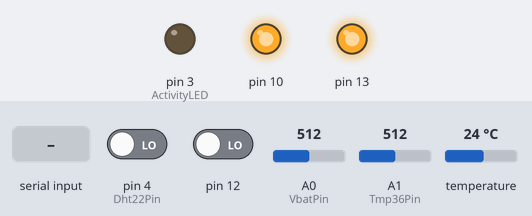
Bench run of a sketch on a simulated Arduino Uno, built with avr-gcc and run on an emulated ATmega328P. Shown: output pins drawn as LEDs (lit = HIGH). The test bench sets the inputs (shaded band); at power-on: pin 4 (Dht22Pin) LOW, pin 12 LOW, A0 (VbatPin) = 512, A1 (Tmp36Pin) = 512, temperature 24 °C. Pins used as bus, display or sensor lines are not drawn; what the sketch prints to the serial monitor is not drawn.

Above: at 3.2 s.
3.3 s: byte 80 ('P') received over Serial
At 3.7 s:
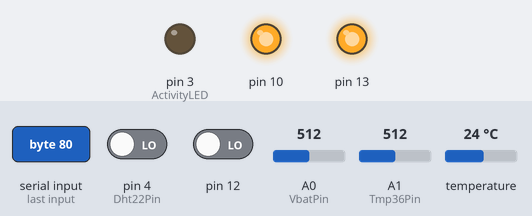
4.8 s: "?" received over Serial
At 5.02 s:
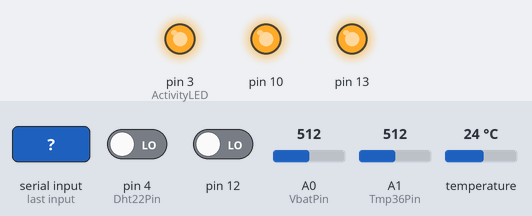
6.7 s: byte 65 ('A') received over Serial
At 8.1 s:
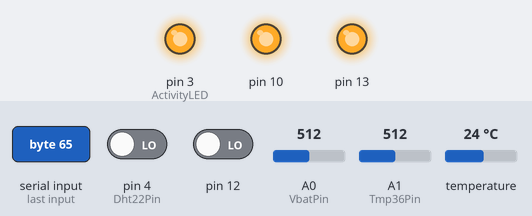
9.2 s: byte 97 ('a') received over Serial
At 11.8 s:
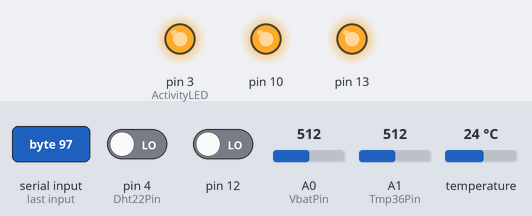
Timing chart, 0 to 13.2 s (numbered marks = the images above; inputs shaded):
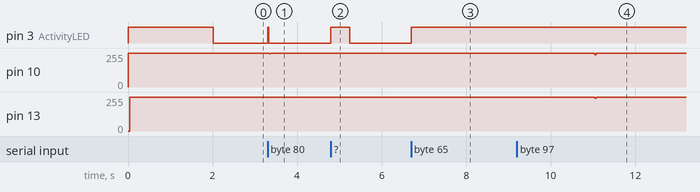

The sketch:

sketch.ino
```cpp
/*
  cmdMULTIsens sketch

*/


#include <avr/pgmspace.h>
#include "ChipTemp.h"

#include <VBAT.h>
#include <TMP36.h>
#include <DHT.h>
#include <OneWire.h>
#include <BMP183.h>

// Pins used for BMP183 via SPI
#define BMP183_CLK  13  // Clock
#define BMP183_SDO  12  // SPI Digital Out aka MISO
#define BMP183_SDI  11  // SPI Digital In aka MOSI
#define BMP183_CS   10  // ChipSelect pin

// An LED is connected to pin 3
#define ActivityLED 3

// measurement pin of DHT22 is connected to digital pin 4
#define Dht22Pin 4
#define DhtType DHT22
// number of samples to be averaged (not used!)
#define Dht22Samples 9

// measurement pin of the voltage measurement circuit is connected to analog pin 0
#define VbatPin A0
// number of samples to be averaged
#define VbatSamples 9

// measurement pin of TMP36 is connected to analog pin 1
#define Tmp36Pin A1
// number of samples to be averaged
#define Tmp36Samples 9

// measurement pin of DS18B20 is connected to pin 9
#define DS18Pin 9
// number of samples to be averaged
#define DS18Samples 9

// ATMEGA Chip is internal
// number of samples to be averaged
#define ATSamples 9

// Initialise DHT sensor: measurement pin, sensortype
DHT dht(Dht22Pin, DhtType);

// Initialise VBAT library: measurement pin, number of samples to average,
//        +V reference [V], R1 [Ohm], R2 [Ohm]
VBAT vbat(VbatPin, VbatSamples, 5.0, 99300.0,  9870.0);

// Initialise TMP36 library: measurement pin, number of samples to average, +V reference
TMP36 tmp36(Tmp36Pin, Tmp36Samples, 5.0);

// Initialise DS18B20 library: measurement pin, number of samples to average
//DS18B20 ds1w(DS18Pin, DS18Samples);
OneWire ds1w(DS18Pin);

// Initialise internal temperature
ChipTemp chipTemp(ATSamples);

// initialize with hardware SPI
//BMP183 bmp = BMP183(BMP183_CS);
// or initialize with software SPI and use any 4 pins
BMP183 bmp = BMP183(BMP183_CLK, BMP183_SDO, BMP183_SDI, BMP183_CS);

float h;  // used for calculating dewpoint
float t;  // used for calculating dewpoint
byte ds1w_addr[8];
byte ds1w_data[12];

int SerialRequestCounter;     // For debugging purposes

void setup()
{
  pinMode(ActivityLED, OUTPUT);     // An LED to signal activity
  digitalWrite(ActivityLED, HIGH);  // Turn the LED on during setup()
  Serial.begin(9600);               // Initialise serialport
  Serial.print("... ");

  tmp36.begin();                    // Initialise TMP36 sensor
  vbat.begin();                     // Initialise VBAT sensor
  dht.begin();                      // Initialise DHT22 sensor
  bmp.begin();                      // Initialise BMP183 sensor
  if ( !ds1w.search(ds1w_addr))
  {
    Serial.println("No sensor.");
  }

  delay(2000);                      // Wait 2s for all sensors to come online
  Serial.println(" cmdMULTIsens ready !");   // Print banner
  SerialRequestCounter = 0;         // For debugging purposes
  digitalWrite(ActivityLED, LOW);   // Turn off the LED at end of setup()
}

int serialRX()
{
  return Serial.read();             // read a byte from the serialbuffer
}

float readDSTemperature(void)
{
  //int cntSamples = 0;
  // int sumSamples = 0;
  //float measurement = 0.0;
  //int i = 0;
  int type_s = 0;

  ds1w.reset();
  ds1w.select(ds1w_addr);
  ds1w.write(0x44, 1);        // start conversion, with parasite power on at the end

  delay(1000);     // maybe 750ms is enough, maybe not
  byte present = ds1w.reset();
  ds1w.select(ds1w_addr);
  ds1w.write(0xBE);         // Read Scratchpad

  //Serial.print("  Data = ");
  //Serial.print(present, HEX);
  //Serial.print(" ");
  for ( int i = 0; i < 9; i++) {           // we need 9 bytes
    ds1w_data[i] = ds1w.read();
    //Serial.print(ds1w_data[i], HEX);
    //Serial.print(" ");
  }
  //Serial.print(" CRC=");
  //Serial.print(OneWire::crc8(ds1w_data, 8), HEX);
  //Serial.println();

  // Convert the data to actual temperature
  // because the result is a 16 bit signed integer, it should
  // be stored to an "int16_t" type, which is always 16 bits
  // even when compiled on a 32 bit processor.
  int16_t raw = (ds1w_data[1] << 8) | ds1w_data[0];
  if (type_s) {
    raw = raw << 3; // 9 bit resolution default
    if (ds1w_data[7] == 0x10) {
      // "count remain" gives full 12 bit resolution
      raw = (raw & 0xFFF0) + 12 - ds1w_data[6];
    }
  } else {
    byte cfg = (ds1w_data[4] & 0x60);
    // at lower res, the low bits are undefined, so let's zero them
    if (cfg == 0x00) raw = raw & ~7;  // 9 bit resolution, 93.75 ms
    else if (cfg == 0x20) raw = raw & ~3; // 10 bit res, 187.5 ms
    else if (cfg == 0x40) raw = raw & ~1; // 11 bit res, 375 ms
    //// default is 12 bit resolution, 750 ms conversion time
  }
  float celsius = (float)raw / 16.0;
  //Serial.print("  Temperature = ");
  //Serial.print(celsius);
  //Serial.println(" Celsius, ");

/*
  // add up the pre-defined number of DS18Samples for Sample Averaging
  for (cntSamples = 0; cntSamples < DS18Samples; cntSamples++)
  {
    //sumSamples += analogRead(_pin);
    // minimum delay on analog pins is 100ms
    // delay(110);
  }
  //measurement = (float)sumSamples * _invsamples; // Calculate avg raw value.
  //measurement = map(measurement * 10, 0, 10230, 0, _ref5v * 10000) * 0.0001;
  //measurement *= _r12;
  //return measurement;
*/
  return celsius;
}

void loop()
{
  byte ActionRequest;
  float Value;

  if (Serial.available() > 0)
  {
    digitalWrite(ActivityLED, HIGH);      // signal activity detected
    SerialRequestCounter += 1;            // For debugging purposes

    ActionRequest = serialRX();           // check the input

    Serial.print((char)ActionRequest);    // start of telegram
    Serial.print(" ");                    // and delimiter
    switch (ActionRequest)
    {
      case '?':
        Serial.println(" ");
        Serial.println("cmdMULTIsens help is underway!");
        Serial.println(" ");
        Serial.println("A | a : All sensor and calculated values (C,W,S,H,D,E,I,V,T,P,Q)");
        Serial.println("C | c : ATMEGA chip temperature");
        Serial.println("D | d : DHT22 calculated Dewpoint");
        Serial.println("E | e : DHT22 calculated Dewpoint2");
        Serial.println("H | h : DHT22 humidity");
        Serial.println("I | i : DHT22 calculated Heat index");
        Serial.println("P | p : BMP183 barometric pressure");
        Serial.println("Q | q : BMP183 temperature");
        Serial.println("R | r : DHT22 all sensor data (S,H,D,E,I)");
        Serial.println("S | s : DHT22 temperature");
        Serial.println("T | t : TMP36 temperature");
        Serial.println("V | v : VBAT voltage");
        Serial.println("W | w : DS18B20 (1-wire) temperature");
        break;
      case 'C':
      case 'c':
        // ATMEGA temperature
        Value = chipTemp.readTemperature();
        Serial.print(Value);
        break;
      case 'D':
      case 'd':
        // DHT22 calculated dewpoint
        Value = dht.computeDewPoint2(readDSTemperature(), dht.readHumidity());
        Serial.print(Value);
        break;
      case 'E':
      case 'e':
        // DHT22 calculated dewpoint (method 2)
        Value = dht.computeDewPoint2(dht.readTemperature(), dht.readHumidity());
        Serial.print(Value);
        break;
      case 'H':
      case 'h':
        // DHT22 humidity
        Value = dht.readHumidity();
        Serial.print(Value);
        break;
      case 'I':
      case 'i':
        // DHT calculated HeatIndex
        Value = dht.computeHeatIndex(dht.readTemperature(), dht.readHumidity());
        Serial.print(Value);
        break;
      case 'A':
      case 'a':
      case 'R':
      case 'r':
        if ((ActionRequest == 'A') || (ActionRequest == 'a'))
        {
          // ATMEGA temperature
          Value = chipTemp.readTemperature();
          Serial.print(Value);
          Serial.print(", ");
          // DS18B20 temperature
          Value = readDSTemperature();
          Serial.print(Value);
          Serial.print(", ");
        }
        // All DHT22 data: Temperature, Humidity, DewPoint, DewPoint2, HeatIndex
        t = dht.readTemperature();
        Serial.print(t);
        Serial.print(", ");
        h = dht.readHumidity();
        Serial.print(h);
        Serial.print(", ");
        Value = dht.computeDewPoint(t, h);
        Serial.print(Value);
        Serial.print(", ");
        Value = dht.computeDewPoint2(t, h);
        Serial.print(Value);
        Serial.print(", ");
        Value = dht.computeHeatIndex(t, h);
        Serial.print(Value);
        if ((ActionRequest == 'A') || (ActionRequest == 'a'))
        {
          // VBAT voltage
          Serial.print(", ");
          Value = vbat.readVoltage();
          Serial.print(Value);
          // TMP36 temperature
          Value = tmp36.readTemperature();
          Serial.print(", ");
          Serial.print(Value);
          // BMP183 pressure, temperature
          Value = bmp.getPressure() * 0.01;
          Serial.print(", ");
          Serial.print(Value);
          Value = bmp.getTemperature();
          Serial.print(", ");
          Serial.print(Value);
          Serial.print(", ");
          Serial.print(SerialRequestCounter);
        }
        break;
      case 'P':
      case 'p':
        // BMP183 barometric pressure
        Value = bmp.getPressure() * 0.01;   // millibars
        Serial.print(Value);
        break;
      case 'Q':
      case 'q':
        // BMP183 temperature
        Value = bmp.getTemperature();
        Serial.print(Value);
        break;
      case 'S':
      case 's':
        // DHT22 temperature
        Value = dht.readTemperature();
        Serial.print(Value);
        break;
      case 'T':
      case 't':
        // TMP36 temperature
        Value = tmp36.readTemperature();
        Serial.print(Value);
        break;
      case 'V':
      case 'v':
        // VBAT voltage
        Value = vbat.readVoltage();
        Serial.print(Value);
        break;
      case 'W':
      case 'w':
        // DS18B20 temperature
        Value = readDSTemperature();
        Serial.print(Value);
        break;
      case 'Z':
      case 'z':
        // Number of serial requests
        // For debugging purposes
        Serial.print(SerialRequestCounter);
        break;
      default:
        Serial.print("NaN");          // Invalid ActionRequest returns `NaN`
        break;
    }
    Serial.println(" !");             // Signal end of telegram

    digitalWrite(ActivityLED, LOW);   // end of activity
  }
}
```

Measured:
- after the input at 3.3 s, pin 3 (ActivityLED): LOW → HIGH at once, → LOW 0.03 s later; pin 10: 255/255 → 248/255 at once, → 255/255 0.04 s later
- after the input at 4.8 s, pin 3 (ActivityLED): LOW → HIGH at once, → LOW 0.45 s later
- after the input at 6.7 s, pin 3 (ActivityLED): LOW → HIGH at once
- after the input at 9.2 s, pin 3 (ActivityLED): stays HIGH (without the input it goes to LOW after 1.8 s)
